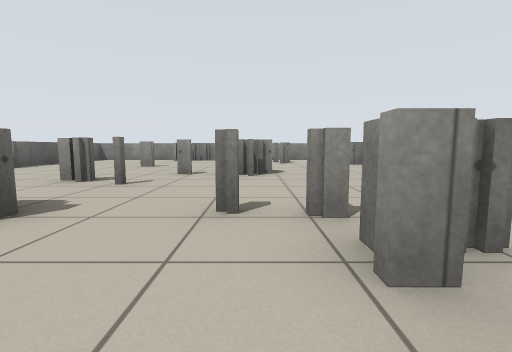
[1] (above)

24 first-person views from a walk through a world built for the Player/Stage simulator. The camera is 0.64 m above the floor, tilts 6° down and sees 85° across. The lines on the ground mark 1 m squares. The floor is counted in squares, 1 m on a side. Each view is taken from the middle of a square. On the plan, view 1 faces up. The plan holds only what a view shows up to about 9 squares ahead; the rest is blank. The robots in the file are not drawn.

[2]
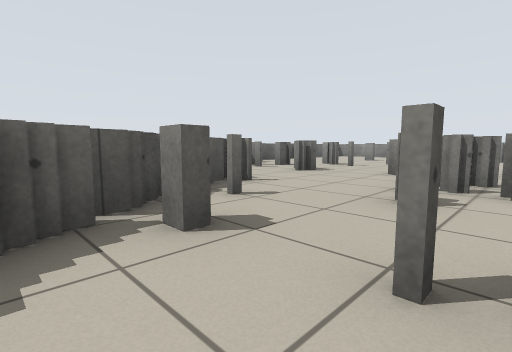

[3]
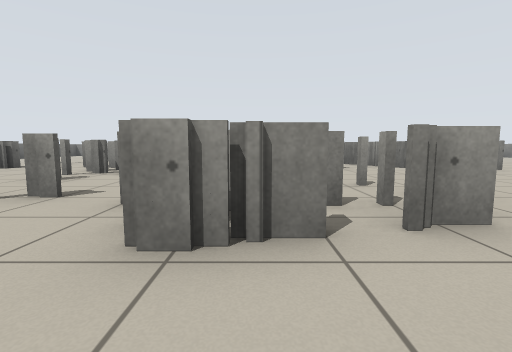

[4]
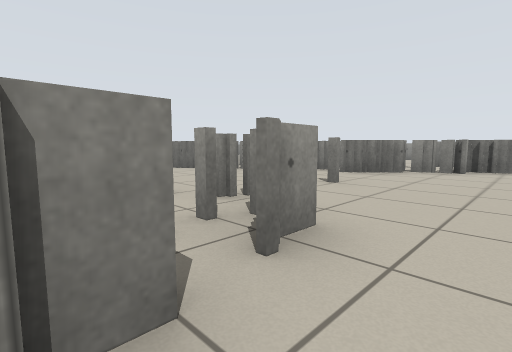

[5]
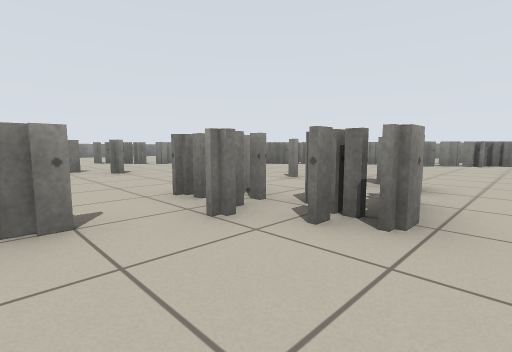

[6]
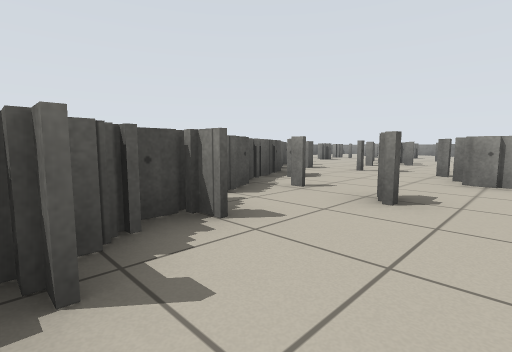

[7]
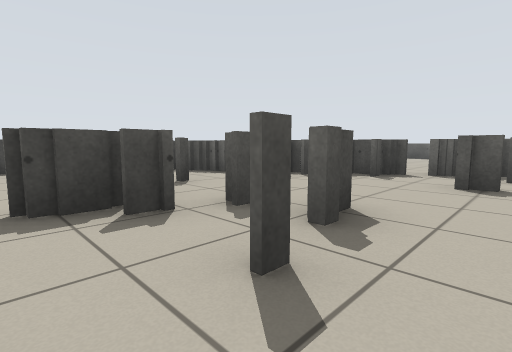

[8]
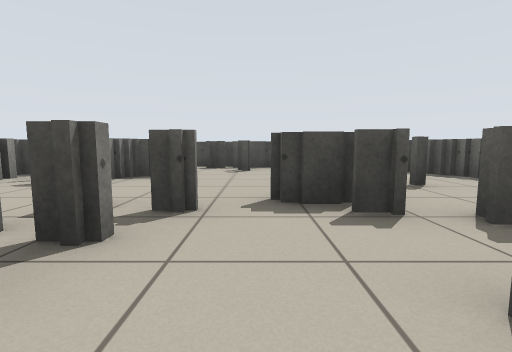

[9]
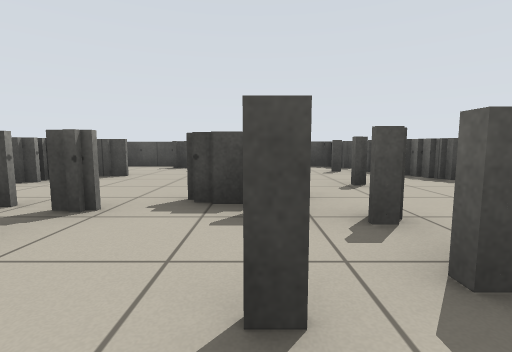

[10]
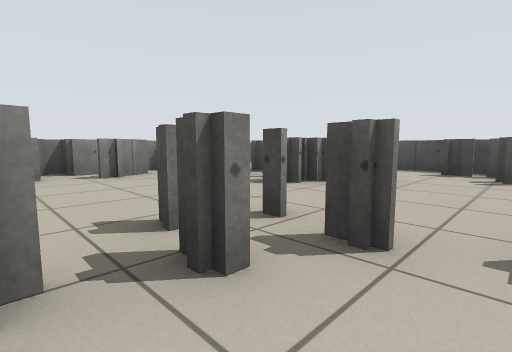

[11]
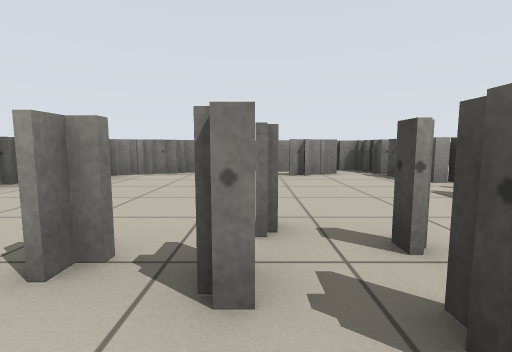

[12]
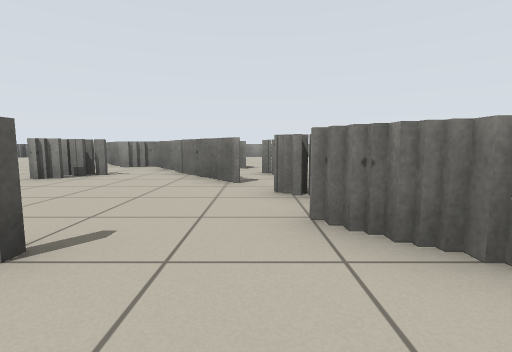

[13]
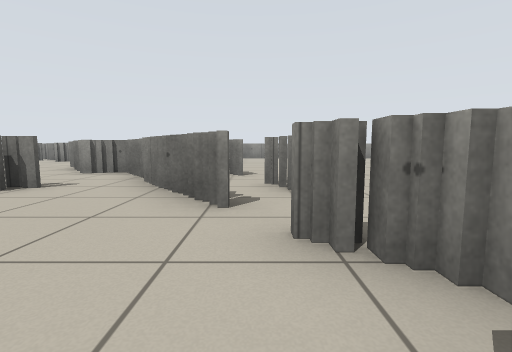

[14]
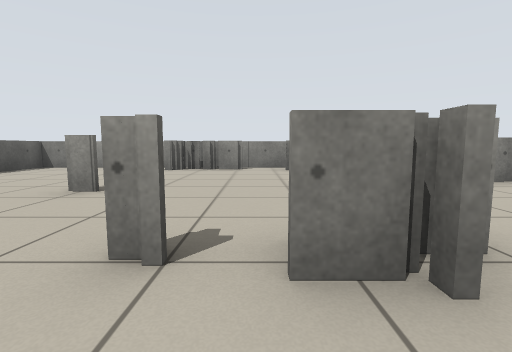

[15]
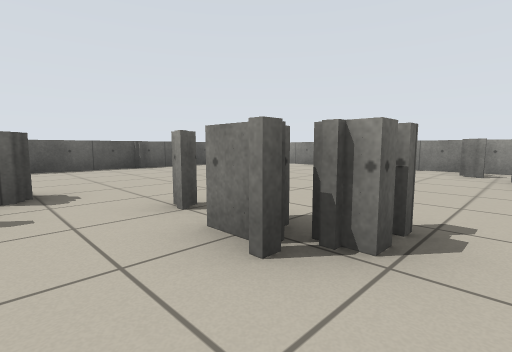

[16]
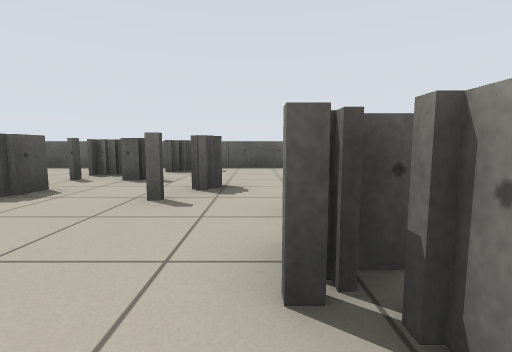

[17]
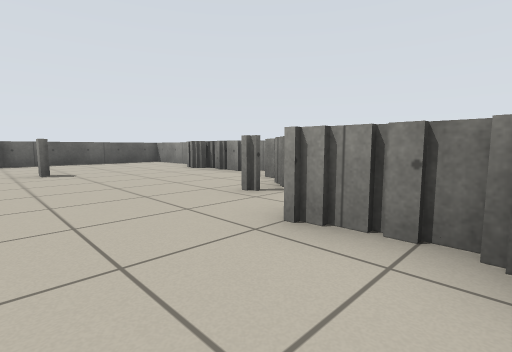

[18]
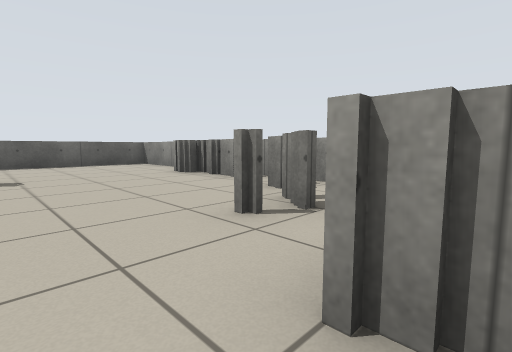

[19]
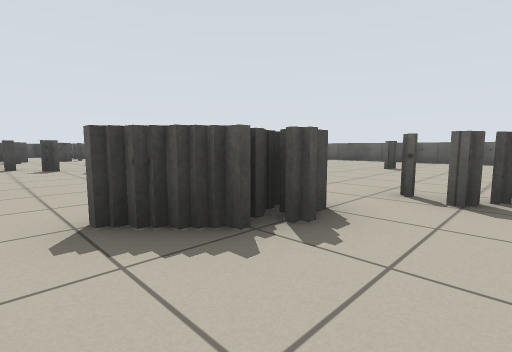

[20]
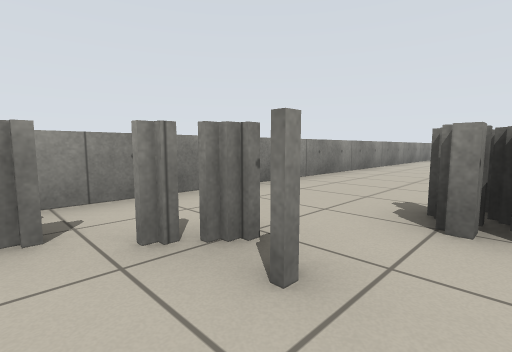

[21]
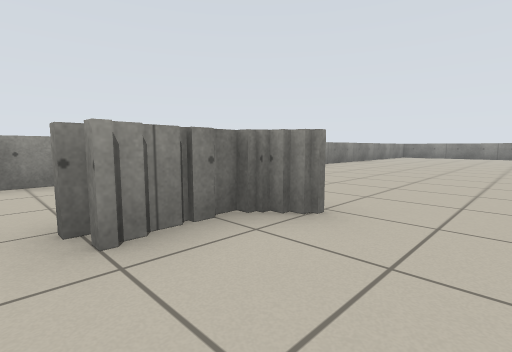

[22]
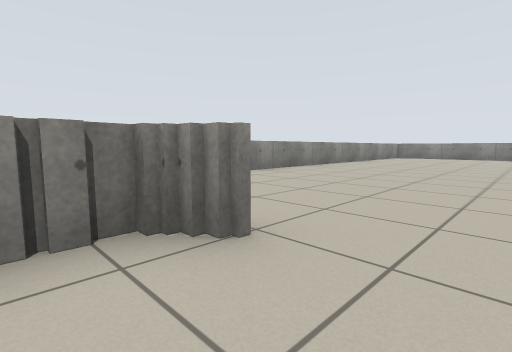

[23]
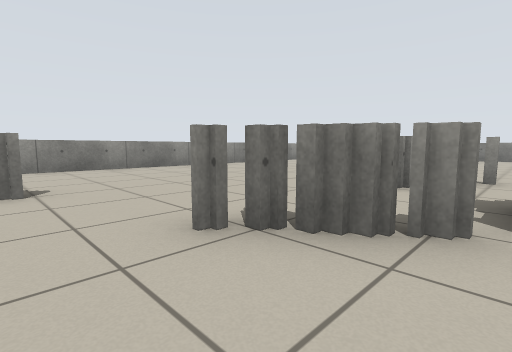

[24]
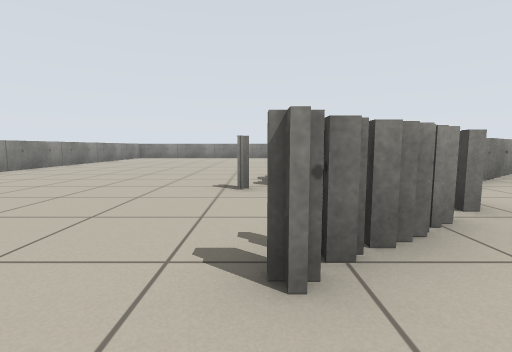

### Floor plan
Key: @ floor where view 1 was taken; # wall or solid block; x gap in a wall; . floor.
Columns run from 8 left of view 1 to 17 right of it. Each row starts with its distance up from view 1.
 14 ######################
 13 #...###.x.............
 12 #.......##............
 11 #........#............
 10 #..........##..........
  9 #....#.................
  8 #.....................
  7 #......x#.....#..#....
  6 #.............#..##....
  5 #.............###.# ...
  4 # #.#..... .....#### .
  3 #  ####..#.......### .
  2 # .......x..#..#..##..
  1 #... ....##... ...##.
  0 #.   ##.@x...  ....##
 -1       #...... ......#
 -2       ##....##.#..#.##
 -3        ##...####.....# #
 -4         #...####.....###
 -5         ##............###
 -6          ##....... .....#
 -7          ##.#..##..#....#
 -8          .#.......##....##
 -9           ##....#x##....#
-10            ##..  .......##
-11             #.#. ...#x####
-12             ##.. ..## x
-13              ##. ...
-14              x.  # ..
-15              ##  ##..
-16                   ###

Where each view was taken, in squares from view 1:
view 1: 0 up, 0 right, facing up
view 2: 4 down, 2 right, facing up-left
view 3: 6 down, 5 right, facing up
view 4: 5 down, 5 right, facing up-right
view 5: 5 down, 2 right, facing up-right
view 6: 10 down, 5 right, facing up-left
view 7: 6 down, 9 right, facing down-left
view 8: 6 down, 9 right, facing down
view 9: 6 down, 8 right, facing down
view 10: 7 down, 9 right, facing down-right
view 11: 8 down, 9 right, facing right
view 12: 4 down, 11 right, facing up
view 13: 2 down, 11 right, facing up
view 14: 5 up, 1 left, facing up
view 15: 5 up, 1 right, facing up-left
view 16: 6 up, 1 right, facing left
view 17: 8 up, 4 right, facing up-left
view 18: 9 up, 3 right, facing up-left
view 19: 12 up, 5 right, facing down-left
view 20: 10 up, 0 right, facing up-right
view 21: 8 up, 2 right, facing up-right
view 22: 8 up, 3 right, facing up-right
view 23: 5 up, 4 right, facing up-right
view 24: 7 up, 4 right, facing right
